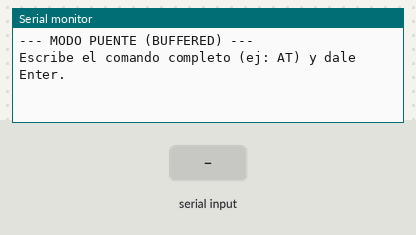
This sketch was run on a simulated ESP32. On the bench: the last lines printed to the serial monitor. Inputs (shaded band) come from the test bench.

Above: at 1.2 s.
1.3 s: "1\n" received over Serial
At 1.6 s:
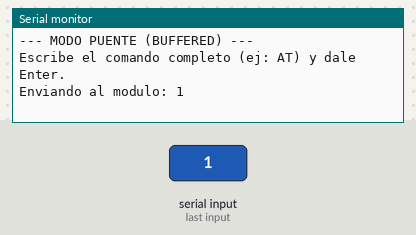
2.8 s: "1\n" received over the second serial link
At 4.0 s:
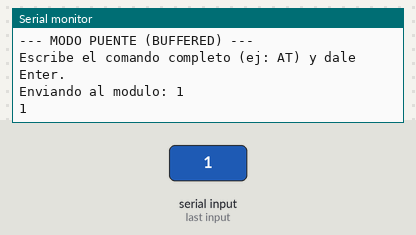
4.3 s: "0\n" received over Serial
At 5.1 s:
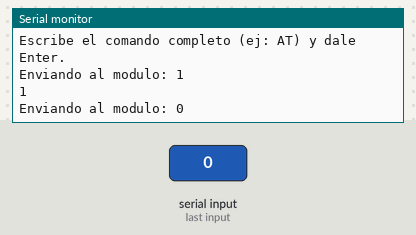
5.8 s: "0\n" received over the second serial link
At 6.3 s:
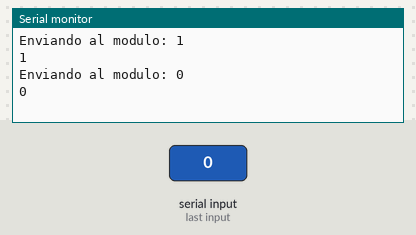

The sketch:

Test_CommandsHM20.ino
```cpp
#include <Arduino.h>

// Asegúrate que estos sean tus pines correctos
#define RXD2 16
#define TXD2 17

void setup() {
  Serial.begin(115200);
  // Prueba 9600. Si salen garabatos, cambia a 115200
  // Algunos HM-10 clones vienen a 9600, otros a 115200.
  Serial2.begin(9600, SERIAL_8N1, RXD2, TXD2);

  Serial.println("--- MODO PUENTE (BUFFERED) ---");
  Serial.println("Escribe el comando completo (ej: AT) y dale Enter.");
}

void loop() {
  // 1. ESCUCHAR AL PC (Tu teclado)
  if (Serial.available()) {
    // Leemos toda la frase hasta que detectamos el "Enter" (\n)
    String comando = Serial.readStringUntil('\n');

    // Limpiamos espacios en blanco extra al final (trim)
    comando.trim();

    // Si escribiste algo válido, lo mandamos al módulo
    if (comando.length() > 0) {
      Serial.print("Enviando al modulo: ");
      Serial.println(comando);

      Serial2.print(comando); // Manda el comando limpio

      // OJO AQUÍ: La mayoría de los HM-10 NO quieren retorno de carro.
      // Pero si no te responde nada, descomenta las siguientes líneas una por una:
      // Serial2.write('\r');
      // Serial2.write('\n');
    }
  }

  // 2. ESCUCHAR AL MÓDULO (Su respuesta)
  if (Serial2.available()) {
    // Leemos lo que responde el módulo y lo mostramos
    char c = Serial2.read();
    Serial.write(c);
  }
}
```

Measured:
- after the input at 1.3 s, the serial monitor: prints a new line at once (image 1)
- after the input at 2.8 s, the serial monitor: prints a new line at once (image 2)
- after the input at 4.3 s, the serial monitor: prints a new line at once (image 3)
- after the input at 5.8 s, the serial monitor: prints a new line at once (image 4)
